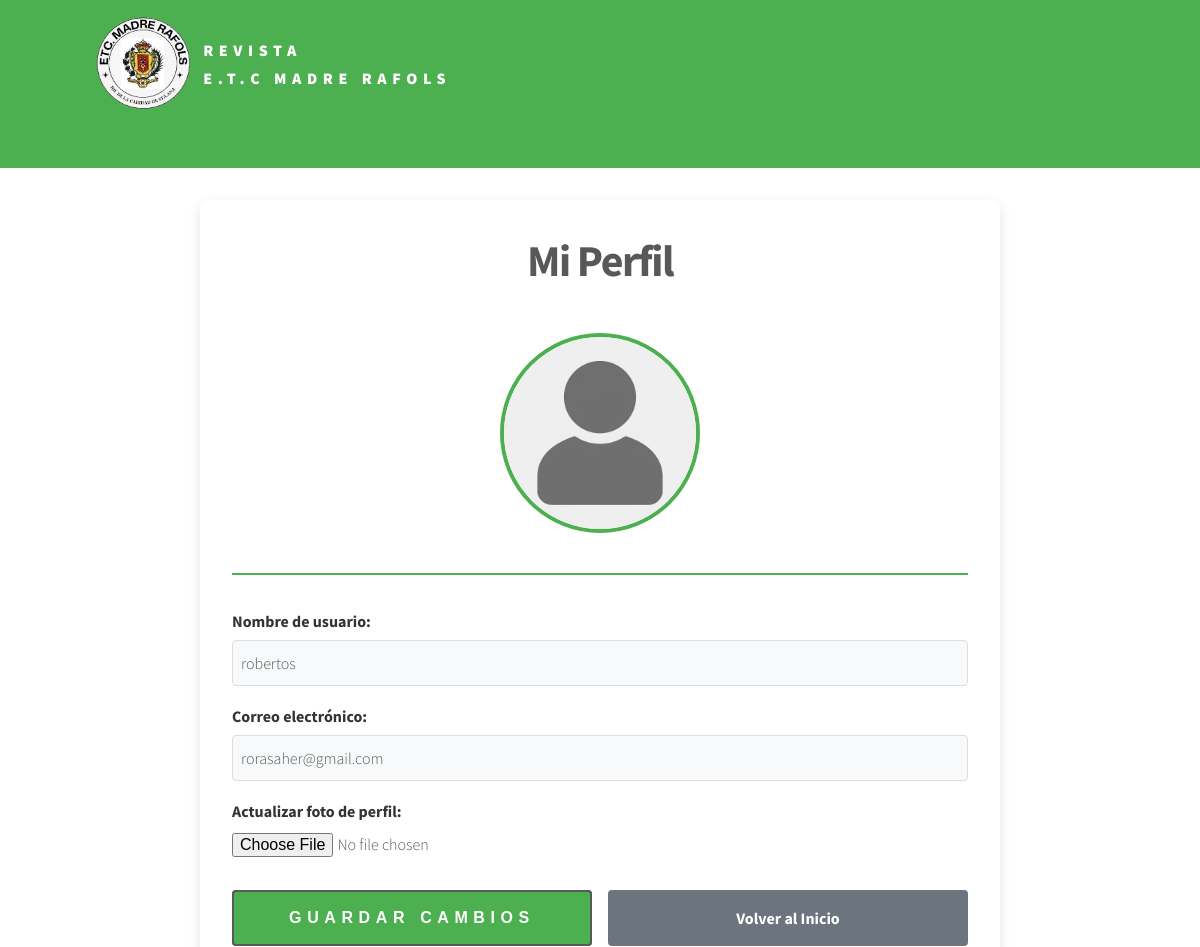
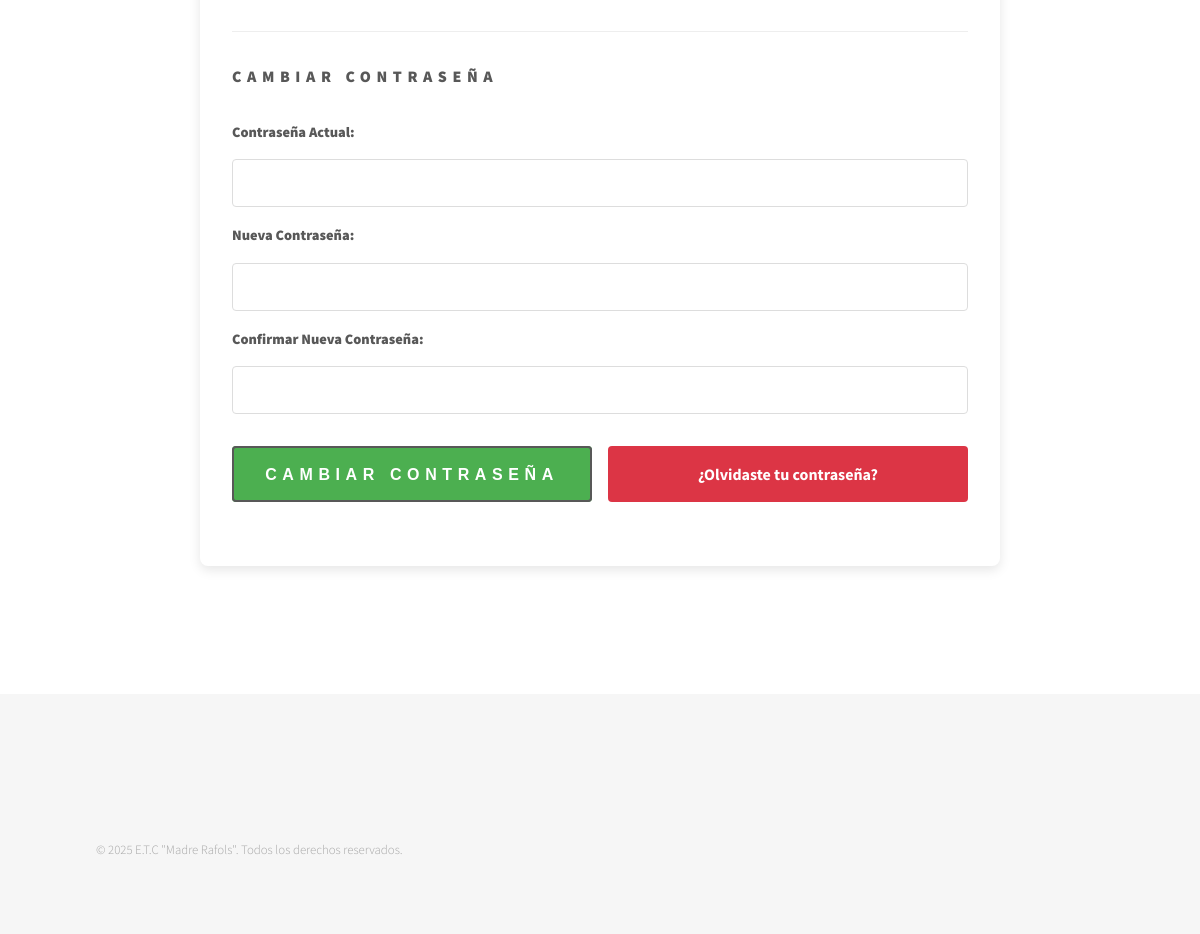
The page /php/panel_usuario.php (signed in) on the database its author committed (2 pictures, top to bottom).
### tables this page shows
CREATE TABLE `usuarios` (
  `id` int(11) NOT NULL,
  `username` varchar(50) NOT NULL,
  `password` varchar(255) NOT NULL,
  `created_at` timestamp NOT NULL DEFAULT current_timestamp(),
  `rol` enum('admin','usuario') NOT NULL DEFAULT 'usuario',
  `email` varchar(100) NOT NULL,
  `foto_perfil` varchar(255) DEFAULT NULL,
  `ultimo_comentario` timestamp NULL DEFAULT NULL,
  `pregunta_seguridad` varchar(255) NOT NULL,
  `respuesta_seguridad` varchar(255) NOT NULL,
  `intentos_fallidos` int(11) DEFAULT 0,
  `bloqueado_hasta` datetime DEFAULT NULL
);

### php/panel_usuario.php (the view, shortened to what this page needs)
<?php
include 'db_conexion.php';
$stmt = $conn->prepare("SELECT id, username, email, foto_perfil, intentos_fallidos, bloqueado_hasta FROM usuarios WHERE id = ?");
$stmt->bind_param("i", $_SESSION['user_id']);
$stmt->execute();
$result = $stmt->get_result();
$usuario = $result->fetch_assoc();
?>
<!DOCTYPE HTML>
<html>
<head>
    <link rel="stylesheet" href="../assets/css/main.css" />
</head>
<body class="is-preload">
    <div id="wrapper">
        <header id="header">
            <div class="inner">
                <a href="../index.php" class="logo">
                    <span class="symbol"><img src="../images/logo.png" alt="" /></span><span class="title">Revista</br> E.T.C Madre Rafols</span>
                </a>
            </div>
        </header>
        <div id="main">
            <div class="inner">
                <div class="profile-container">
                    <div class="profile-header">
                        <h1>Mi Perfil</h1>
                        <img src="<?= $usuario['foto_perfil'] ? $usuario['foto_perfil'] : '../images/default-profile.jpg' ?>"
                             alt="Foto de perfil"
                             class="profile-picture">
                    </div>
                    <div class="profile-info">
                        <div class="info-group">
                            <span class="info-label">Nombre de usuario:</span>
                            <div class="info-value"><?= htmlspecialchars($usuario['username']) ?></div>
                        </div>
                        <div class="info-group">
                            <span class="info-label">Correo electrónico:</span>
                            <div class="info-value"><?= htmlspecialchars($usuario['email']) ?></div>
                        </div>
                        <form action="panel_usuario.php" method="post" enctype="multipart/form-data">
                            <div class="info-group">
                                <span class="info-label">Actualizar foto de perfil:</span>
                                <input type="file" name="foto_perfil" accept="image/*" required>
                            </div>
                            <div class="btn-container">
                                <button type="submit" class="btn btn-primary">Guardar Cambios</button>
                                <a href="../index.php" class="btn btn-secondary">Volver al Inicio</a>
                            </div>
                        </form>
                        <div class="password-form">
                            <h3>Cambiar Contraseña</h3>
                            <form method="post">
                                <div class="info-group">
                                    <label for="current_password">Contraseña Actual:</label>
                                    <input type="password" name="current_password" required>
                                </div>
                                <div class="info-group">
                                    <label for="new_password">Nueva Contraseña:</label>
                                    <input type="password" name="new_password" required>
                                </div>
                                <div class="info-group">
                                    <label for="confirm_password">Confirmar Nueva Contraseña:</label>
                                    <input type="password" name="confirm_password" required>
                                </div>
                                <div class="btn-container">
                                    <button type="submit" name="cambiar_password" class="btn btn-primary">Cambiar Contraseña</button>
                                    <a href="recuperar_contrasena.php" class="btn btn-danger">¿Olvidaste tu contraseña?</a>
                                </div>
                            </form>
                        </div>
                    </div>
                </div>
            </div>
        </div>
        <footer id="footer">
            <div class="inner">
                <ul class="copyright">
                    <li>&copy; 2025 E.T.C "Madre Rafols". Todos los derechos reservados.</li>
                </ul>
            </div>
        </footer>
    </div>
</body>
</html>

### php/panel_usuario.php (style rules this page uses)
.profile-container { max-width: 800px; margin: 2rem auto; padding: 2rem; background: #fff; border-radius: 8px; box-shadow: 0 4px 12px rgba(0,0,0,0.1); }
.profile-header { text-align: center; margin-bottom: 2rem; padding-bottom: 1rem; border-bottom: 2px solid #4CAF50; }
.profile-picture { width: 200px; height: 200px; border-radius: 50%; object-fit: cover; margin: 0 auto 1.5rem; border: 4px solid #4CAF50; display: block; }
.profile-info { margin-bottom: 1.5rem; }
.info-group { margin-bottom: 1rem; }
.info-label { font-weight: bold; display: block; margin-bottom: 0.3rem; color: #333; }
.info-value { padding: 0.5rem; background: #f8f9fa; border-radius: 4px; border: 1px solid #ddd; }
.btn-container { display: flex; gap: 1rem; margin-top: 2rem; }
.btn { display: flex; align-items: center; justify-content: center; flex: 1; text-align: center; padding: 0.8rem; border-radius: 4px; text-decoration: none; font-weight: bold; transition: all 0.3s ease; }
.btn-primary { background: #4CAF50; color: white !important; border: none; }
.btn-secondary { background: #6c757d; color: white !important; border: none; }
.btn-danger { background: #dc3545; color: white !important; border: none; }
.password-form { margin-top: 2rem; padding-top: 2rem; border-top: 1px solid #eee; }
.password-form input[type="password"] { width: 100%; padding: 0.5rem; margin-bottom: 1rem; border: 1px solid #ddd; border-radius: 4px; }

### rows shown on the page
usuarios: foto_perfil (picture), username "robertos", email "rorasaher@gmail.com"
